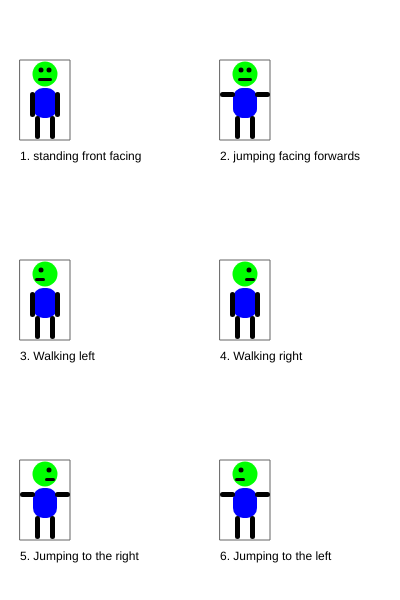
Frame 1 (no input)
Frame 60 (no input): identical to frame 1, image omitted
Frame 120 (the mouse pressed at the canvas centre since frame 60): identical to frame 1, image omitted

The p5.js sketch that drew this single still picture (run headless with seeded random() and noise() and a simulated clock; from frame 60 on, the mouse is pressed at the canvas centre):

// p5.js sketch
// ── sketch.js
/*

The Game Project

2 - Game character

Use p5 drawing functions such as rect, ellipse, line, triangle and
point to draw the different states of your game character.

Write the code so that your character appears inside the box for each
state.

IMPORTANT: For each box the variables gameChar_x & gameChar_y are set to the bottom
center of the box. You must combine these variables with arithmetic to
determine the position of each shape that you draw. This will later allow
you to adjust the position of your game character.

Each state is worth two marks:

//standing front facing = 2
//jumping facing forwards = 2
//walking left = 2
//walking right = 2
//jumping left and jumping right = 2

0 marks = not a reasonable attempt
1 mark = attempted but it lacks detail and you didn't use gameChar_x and gameChar_y correctly
2 marks = you've used a selction of shape functions and made consistent use of gameChar_x and gameChar_y

WARNING: Do not get too carried away. Around 10-20 lines of code should work for each state of your game character.

*/

var gameChar_x = 0;
var gameChar_y = 0;

function setup()
{
	createCanvas(400, 600);
}

function draw()
{
	background(255);

	//Standing, facing frontwards

	stroke(100);
	noFill();
	rect(20, 60, 50, 80);
	noStroke();
	fill(0);
	text("1. standing front facing", 20, 160);

	gameChar_x = 45;
	gameChar_y = 137;
	//Add your code here ...

    
    //head
    fill(0,256,0);
    ellipse(gameChar_x,gameChar_y - 63,25,25);
    fill(0);
    //eyes
    ellipse(gameChar_x -4,gameChar_y-67, 5,5);
    ellipse(gameChar_x +4,gameChar_y-67, 5,5);
    
    //mouth
    fill(0);
    rect(gameChar_x-7,gameChar_y-59, 14,3,10);
    //body
 
    fill(0,0,256);
    rect(gameChar_x-12,gameChar_y-49,24,30,10);
    
    //LEGS
    fill(0);
    //right
     rect(gameChar_x + 5, gameChar_y - 21, 5, 23,10);
    //left
     rect(gameChar_x - 10,gameChar_y - 21, 5, 23,10);
    
    //Arms
    fill(0);
    //left
    rect(gameChar_x-15,gameChar_y-45,5,25,5);
    //right
    rect(gameChar_x+10,gameChar_y-45,5,25,5);
    
    
    
    
	//Jumping facing forwards
	stroke(100);
	noFill();
	rect(220, 60, 50, 80);
	noStroke();
	fill(0);
	text("2. jumping facing forwards", 220, 160);

	gameChar_x = 245;
	gameChar_y = 137;
	//Add your code here ...

    //head
    fill(0,256,0);
    ellipse(gameChar_x,gameChar_y - 63,25,25);
    fill(0);
    //eyes
    ellipse(gameChar_x -4,gameChar_y-67, 5,5);
    ellipse(gameChar_x +4,gameChar_y-67, 5,5);
    
    //mouth
    fill(0);
    rect(gameChar_x-7,gameChar_y-59, 14,3,10);
    //body
 
    fill(0,0,256);
    rect(gameChar_x-12,gameChar_y-49,24,30,10);
    //body
    fill(0,0,256);
    rect(gameChar_x-12,gameChar_y-49,24,30,10);
    //LEGS
    fill(0);
    //right
    rect(gameChar_x +5,gameChar_y - 21, 5,23,20);
    //left
     rect(gameChar_x- 10,gameChar_y - 21, 5,23,20);

    //Arms
    fill(0);
    //left
    rect(gameChar_x-25,gameChar_y-45,15,5,10);
    //right
    rect(gameChar_x+10,gameChar_y-45,15,5,10);
    
    

	//Walking, turned left
	stroke(100);
	noFill();
	rect(20, 260, 50, 80);
	noStroke();
	fill(0);
	text("3. Walking left", 20, 360);

	gameChar_x = 45;
	gameChar_y = 337;
	//Add your code here ...

    //head
    fill(0,256,0);
    ellipse(gameChar_x,gameChar_y - 63,25,25);
    fill(0);
    //eyes
    ellipse(gameChar_x -4,gameChar_y-67, 5,5);
    //mouth
    fill(0);
    rect(gameChar_x-10,gameChar_y-59, 10,3,10);
 
    fill(0,0,256);
    rect(gameChar_x-12,gameChar_y-49,24,30,10);
    
    //LEGS
    fill(0);
    //right
     rect(gameChar_x + 5, gameChar_y - 21, 5, 23,10);
    //left
     rect(gameChar_x - 10,gameChar_y - 21, 5, 23,10);
    
    //Arms
    fill(0);
    //left
    rect(gameChar_x-15,gameChar_y-45,5,25,5);
    //right
    rect(gameChar_x+10,gameChar_y-45,5,25,5);
    
    

	//Walking, turned right
	stroke(100);
	noFill();
	rect(220, 260, 50, 80);
	noStroke();
	fill(0);
	text("4. Walking right", 220, 360);

	gameChar_x = 245;
	gameChar_y = 337;
	//Add your code here ...

//head
    fill(0,256,0);
    ellipse(gameChar_x,gameChar_y - 63,25,25);
    fill(0);
     //eyes
    ellipse(gameChar_x +4,gameChar_y-67, 5,5);
    //mouth
    fill(0);
    rect(gameChar_x,gameChar_y-59, 10,3,20);
    //body
 
    fill(0,0,256);
    rect(gameChar_x-12,gameChar_y-49,24,30,10);
    
    //LEGS
    fill(0);
    //right
     rect(gameChar_x + 5, gameChar_y - 21, 5, 23,10);
    //left
     rect(gameChar_x - 10,gameChar_y - 21, 5, 23,10);
    
    //Arms
    fill(0);
    //left
    rect(gameChar_x-15,gameChar_y-45,5,25,5);
    //right
    rect(gameChar_x+10,gameChar_y-45,5,25,5);
    
    
    
	//Jumping right
	stroke(100);
	noFill();
	rect(20, 460, 50, 80);
	noStroke();
	fill(0);
	text("5. Jumping to the right", 20, 560);

	gameChar_x = 45;
	gameChar_y = 537;
	//Add your code here ...


     //head
    fill(0,256,0);
    ellipse(gameChar_x,gameChar_y - 63,25,25);
    fill(0);
    //eyes
    ellipse(gameChar_x +4,gameChar_y-67, 5,5);
    //mouth
    fill(0);
    rect(gameChar_x,gameChar_y-59, 10,3,20);
    //body
    fill(0,0,256);
    rect(gameChar_x-12,gameChar_y-49,24,30,10);
    //LEGS
    fill(0);
    //right
    rect(gameChar_x +5,gameChar_y - 21, 5,23,20);
    //left
     rect(gameChar_x- 10,gameChar_y - 21, 5,23,20);

    //Arms
    fill(0);
    //left
    rect(gameChar_x-25,gameChar_y-45,15,5,10);
    //right
    rect(gameChar_x+10,gameChar_y-45,15,5,10);

	//Jumping to the left
	stroke(100);
	noFill();
	rect(220, 460, 50, 80);
	noStroke();
	fill(0);
	text("6. Jumping to the left", 220, 560);

	gameChar_x = 245;
	gameChar_y = 537;
	//Add your code here ...
      //head
    fill(0,256,0);
    ellipse(gameChar_x,gameChar_y - 63,25,25);
    fill(0);
    //eyes
    ellipse(gameChar_x -4,gameChar_y-67, 5,5);
    //mouth
    fill(0);
    rect(gameChar_x-10,gameChar_y-59, 10,3,10);
    //body
    fill(0,0,256);
    rect(gameChar_x-12,gameChar_y-49,24,30,10);
    //LEGS
    fill(0);
    //right
    rect(gameChar_x +5,gameChar_y - 21, 5,23,20);
    //left
     rect(gameChar_x- 10,gameChar_y - 21, 5,23,20);

    //Arms
    fill(0);
    //left
    rect(gameChar_x-25,gameChar_y-45,15,5,10);
    //right
    rect(gameChar_x+10,gameChar_y-45,15,5,10);

}
